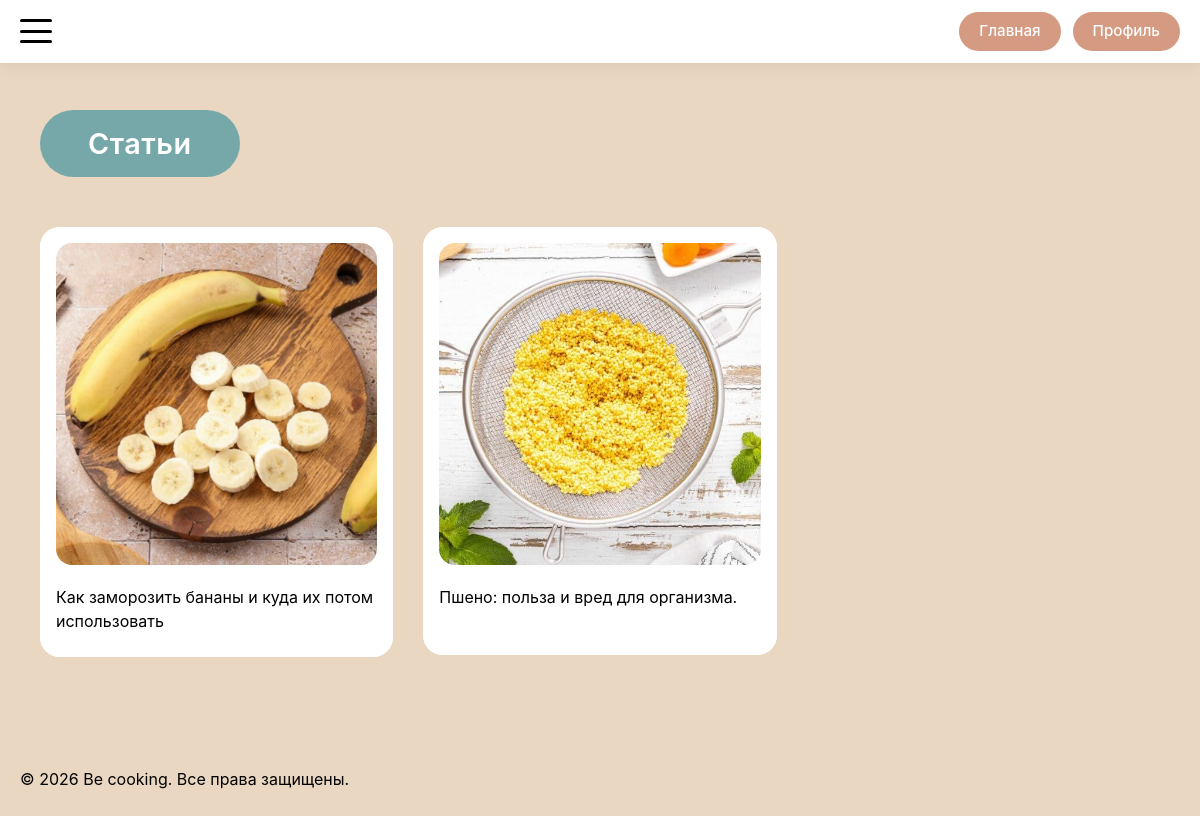
/articles (signed in), run on the app's committed database.
### models.py (models this page shows)
class Article(db.Model):
    __tablename__ = 'article'
    id = db.Column(db.Integer, primary_key=True)
    title = db.Column(db.String(200), nullable=False)
    text = db.Column(db.Text, nullable=False)
    author_id = db.Column(db.Integer, db.ForeignKey('user.id'), nullable=False)
    created_at = db.Column(db.DateTime, default=datetime.utcnow)
    updated_at = db.Column(db.DateTime, default=datetime.utcnow, onupdate=datetime.utcnow)
    main_image_url = db.Column(db.String(300))
    comments = db.relationship('Comment', backref='article', lazy='dynamic', cascade='all, delete-orphan')

### routes/article_routes.py (the view)
@app.route('/articles')
def articles():
    page = request.args.get('page', 1, type=int)
    per_page = 21
    pagination = Article.query.order_by(Article.created_at.desc()).paginate(
        page=page, per_page=per_page, error_out=False
    )
    return render_template(
        'articles/articles.html',
        articles=pagination.items,
        current_page=page,
        has_next=pagination.has_next,
        total=pagination.total
    )

### app.py (called while the page is built)
@login_manager.user_loader
def load_user(user_id):
    return User.query.get(int(user_id))

@app.context_processor
def inject_enums():
    return dict(UserRoleEnum=UserRoleEnum)

### templates/articles/articles.html (shortened to what this page needs)
{% extends 'base/base.html' %}
{% block main_class %}gallery-main{% endblock %}
{% block container_class %}gallery-container{% endblock %}
{% block content %}
<div class="gallery-header-wrapper" style="display: flex; justify-content: space-between; align-items: center;">
    <h1 class="gallery-title">Статьи</h1>
</div>
<div class="gallery-grid">
    {% for article in articles %}
        {% with
            title = article.title,
            image_url = article.main_image_url,
            detail_endpoint = 'article_detail',
            item_id = article.id
        %}
            {% include 'components/_card.html' %}
        {% endwith %}
    {% else %}
        <p>Статей пока нет, но скоро они появятся!</p>
    {% endfor %}
</div>
{% endblock %}

### templates/components/_card.html (shortened to what this page needs)
{% if detail_endpoint == 'recipe_detail' or  detail_endpoint == 'recipe_manage' %}
<div class="card">
    <a href="{{ url_for(detail_endpoint, recipe_id=item_id) }}"
       class="card-link">
        <div class="card-inner">
            <div class="card-image">
                <img src="{{ recipe.main_image_url if (recipe and recipe.main_image_url) else 'https://placehold.co/400x300' }}"
                     alt="{{ recipe.title if recipe else 'Рецепт' }}">
            </div>
            <div class="card-text">{{ recipe.title if recipe else 'Рецепт' }}</div>
        </div>
    </a>
</div>
{% elif detail_endpoint == 'article_detail' %}
<div class="card">
    <a href="{{ url_for(detail_endpoint, article_id=item_id) }}"
       class="card-link">
        <div class="card-inner">
            <div class="card-image">
                <img src="{{ image_url if image_url else 'https://placehold.co/400x300' }}"
                     alt="{{ title }}">
            </div>
            <div class="card-text">{{ title }}</div>
        </div>
    </a>
</div>
{% endif %}

### data on the page
Article: main_image_url (picture), title "Как заморозить бананы и куда их потом использовать"
Article: main_image_url (picture), title "Пшено: польза и вред для организма."

### other printed values
{{ now.year if now else '2026' }} "2026"
